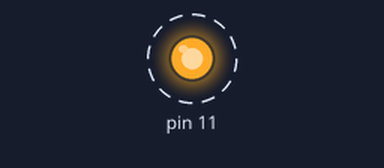
Recording of a sketch running on a simulated Arduino Uno, built with avr-gcc and run on an emulated ATmega328P. Shown: output pins drawn as LEDs (lit = HIGH). Dashed ring = blinking.

Above: at 0.2 s.
Timing chart, 0 to 3.5 s (numbered marks = the images above):
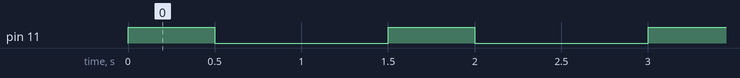

The sketch:

moter.ino
```cpp
/** モーターのスイッチプログラム **/
void setup() {
pinMode(11, OUTPUT);
}
void loop() {
digitalWrite(11,HIGH); //11番ピンの出力をHIGH = 5Vにする
delay(500); //1000ミリ秒 = 1秒待つ
digitalWrite(11,LOW); //11番ピンの出力をLOW = 0Vにする
delay(1000); //1000ミリ秒 = 1秒待つ
}
```

Measured:
- by itself, pin 11: alternates HIGH for 0.50 s and LOW for 1.0 s
